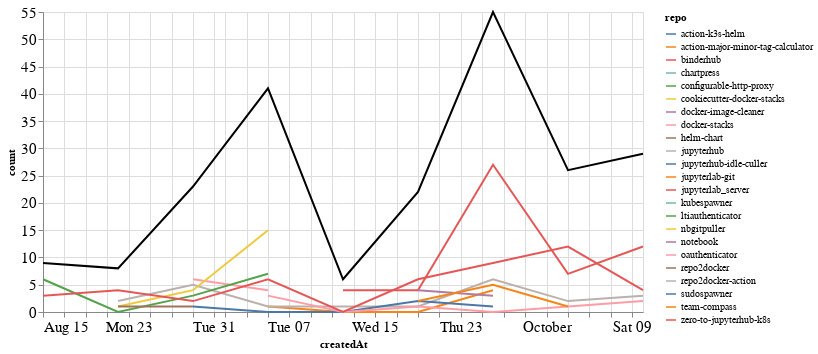

This figure's notebook cell:
### Markdown cell above
### Comments

### Code cell
comments_time = comments.groupby('repo').resample('W', on='createdAt').count()['author'].reset_index()
comments_time = comments_time.rename(columns={'author': 'count'})
comments_time_total = comments_time.groupby('createdAt').agg({"count": "sum"}).reset_index()
ch1 = alt.Chart(comments_time, width=600).mark_line().encode(
    x='createdAt',
    y='count',
    color='repo',
    tooltip="repo"
)

ch2 = alt.Chart(comments_time_total, width=600).mark_line(color="black").encode(
    x='createdAt',
    y='count',
)

ch1 + ch2

### Figure 1 — Vega-Lite specification as saved in the notebook (floating-point values rounded to 4 significant figures)
{"config": {"axisLeft": {"labelFontSize": 15}, "axisBottom": {"labelFontSize": 15}}, "layer": [{"data": {"name": "data-a65699c5e0e4a4c9cc6612080fd3e579"}, "mark": "line", "encoding": {"color": {"type": "nominal", "field": "repo"}, "tooltip": {"type": "nominal", "field": "repo"}, "x": {"type": "temporal", "field": "createdAt"}, "y": {"type": "quantitative", "field": "count"}}, "width": 600}, {"data": {"name": "data-0646004801ea2fe7d2ea2c8f0ea2aae1"}, "mark": {"type": "line", "color": "black"}, "encoding": {"x": {"type": "temporal", "field": "createdAt"}, "y": {"type": "quantitative", "field": "count"}}, "width": 600}], "$schema": "https://vega.github.io/schema/vega-lite/v4.8.1.json", "datasets": {"data-a65699c5e0e4a4c9cc6612080fd3e579": [{"repo": "action-k3s-helm", "createdAt": "2021-10-10T00:00:00", "count": 5}, {"repo": "action-major-minor-tag-calculator", "createdAt": "2021-09-05T00:00:00", "count": 1}, {"repo": "action-major-minor-tag-calculator", "createdAt": "2021-09-12T00:00:00", "count": 0}, {"repo": "action-major-minor-tag-calculator", "createdAt": "2021-09-19T00:00:00", "count": 0}, {"repo": "action-major-minor-tag-calculator", "createdAt": "2021-09-26T00:00:00", "count": 4}, {"repo": "binderhub", "createdAt": "2021-09-12T00:00:00", "count": 4}, {"repo": "binderhub", "createdAt": "2021-09-19T00:00:00", "count": 4}, {"repo": "binderhub", "createdAt": "2021-09-26T00:00:00", "count": 27}, {"repo": "binderhub", "createdAt": "2021-10-03T00:00:00", "count": 7}, {"repo": "binderhub", "createdAt": "2021-10-10T00:00:00", "count": 12}, {"repo": "chartpress", "createdAt": "2021-09-05T00:00:00", "count": 2}, {"repo": "configurable-http-proxy", "createdAt": "2021-09-19T00:00:00", "count": 2}, {"repo": "cookiecutter-docker-stacks", "createdAt": "2021-09-05T00:00:00", "count": 1}, {"repo": "docker-image-cleaner", "createdAt": "2021-09-19T00:00:00", "count": 4}, {"repo": "docker-image-cleaner", "createdAt": "2021-09-26T00:00:00", "count": 3}, {"repo": "docker-stacks", "createdAt": "2021-08-29T00:00:00", "count": 6}, {"repo": "docker-stacks", "createdAt": "2021-09-05T00:00:00", "count": 4}, {"repo": "helm-chart", "createdAt": "2021-10-10T00:00:00", "count": 1}, {"repo": "jupyterhub", "createdAt": "2021-08-22T00:00:00", "count": 2}, {"repo": "jupyterhub", "createdAt": "2021-08-29T00:00:00", "count": 5}, {"repo": "jupyterhub", "createdAt": "2021-09-05T00:00:00", "count": 1}, {"repo": "jupyterhub", "createdAt": "2021-09-12T00:00:00", "count": 1}, {"repo": "jupyterhub", "createdAt": "2021-09-19T00:00:00", "count": 1}, {"repo": "jupyterhub", "createdAt": "2021-09-26T00:00:00", "count": 6}, {"repo": "jupyterhub", "createdAt": "2021-10-03T00:00:00", "count": 2}, {"repo": "jupyterhub", "createdAt": "2021-10-10T00:00:00", "count": 3}, {"repo": "jupyterhub-idle-culler", "createdAt": "2021-08-29T00:00:00", "count": 1}, {"repo": "jupyterhub-idle-culler", "createdAt": "2021-09-05T00:00:00", "count": 0}, {"repo": "jupyterhub-idle-culler", "createdAt": "2021-09-12T00:00:00", "count": 0}, {"repo": "jupyterhub-idle-culler", "createdAt": "2021-09-19T00:00:00", "count": 2}, {"repo": "jupyterhub-idle-culler", "createdAt": "2021-09-26T00:00:00", "count": 1}, {"repo": "jupyterlab-git", "createdAt": "2021-10-03T00:00:00", "count": 2}, {"repo": "jupyterlab_server", "createdAt": "2021-10-03T00:00:00", "count": 1}, {"repo": "kubespawner", "createdAt": "2021-10-10T00:00:00", "count": 2}, {"repo": "ltiauthenticator", "createdAt": "2021-08-15T00:00:00", "count": 6}, {"repo": "ltiauthenticator", "createdAt": "2021-08-22T00:00:00", "count": 0}, {"repo": "ltiauthenticator", "createdAt": "2021-08-29T00:00:00", "count": 3}, {"repo": "ltiauthenticator", "createdAt": "2021-09-05T00:00:00", "count": 7}, {"repo": "nbgitpuller", "createdAt": "2021-08-22T00:00:00", "count": 1}, {"repo": "nbgitpuller", "createdAt": "2021-08-29T00:00:00", "count": 4}, {"repo": "nbgitpuller", "createdAt": "2021-09-05T00:00:00", "count": 15}, {"repo": "notebook", "createdAt": "2021-08-29T00:00:00", "count": 1}, {"repo": "oauthenticator", "createdAt": "2021-09-05T00:00:00", "count": 3}, {"repo": "oauthenticator", "createdAt": "2021-09-12T00:00:00", "count": 0}, {"repo": "oauthenticator", "createdAt": "2021-09-19T00:00:00", "count": 1}, {"repo": "oauthenticator", "createdAt": "2021-09-26T00:00:00", "count": 0}, {"repo": "oauthenticator", "createdAt": "2021-10-03T00:00:00", "count": 1}, {"repo": "oauthenticator", "createdAt": "2021-10-10T00:00:00", "count": 2}, {"repo": "repo2docker", "createdAt": "2021-08-22T00:00:00", "count": 1}, {"repo": "repo2docker", "createdAt": "2021-08-29T00:00:00", "count": 1}, {"repo": "repo2docker-action", "createdAt": "2021-09-05T00:00:00", "count": 1}, {"repo": "sudospawner", "createdAt": "2021-09-12T00:00:00", "count": 1}, {"repo": "team-compass", "createdAt": "2021-09-19T00:00:00", "count": 2}, {"repo": "team-compass", "createdAt": "2021-09-26T00:00:00", "count": 5}, {"repo": "team-compass", "createdAt": "2021-10-03T00:00:00", "count": 1}, {"repo": "zero-to-jupyterhub-k8s", "createdAt": "2021-08-15T00:00:00", "count": 3}, {"repo": "zero-to-jupyterhub-k8s", "createdAt": "2021-08-22T00:00:00", "count": 4}, {"repo": "zero-to-jupyterhub-k8s", "createdAt": "2021-08-29T00:00:00", "count": 2}, {"repo": "zero-to-jupyterhub-k8s", "createdAt": "2021-09-05T00:00:00", "count": 6}, {"repo": "zero-to-jupyterhub-k8s", "createdAt": "2021-09-12T00:00:00", "count": 0}, {"repo": "zero-to-jupyterhub-k8s", "createdAt": "2021-09-19T00:00:00", "count": 6}, {"repo": "zero-to-jupyterhub-k8s", "createdAt": "2021-09-26T00:00:00", "count": 9}, {"repo": "zero-to-jupyterhub-k8s", "createdAt": "2021-10-03T00:00:00", "count": 12}, {"repo": "zero-to-jupyterhub-k8s", "createdAt": "2021-10-10T00:00:00", "count": 4}], "data-0646004801ea2fe7d2ea2c8f0ea2aae1": [{"createdAt": "2021-08-15T00:00:00", "count": 9}, {"createdAt": "2021-08-22T00:00:00", "count": 8}, {"createdAt": "2021-08-29T00:00:00", "count": 23}, {"createdAt": "2021-09-05T00:00:00", "count": 41}, {"createdAt": "2021-09-12T00:00:00", "count": 6}, {"createdAt": "2021-09-19T00:00:00", "count": 22}, {"createdAt": "2021-09-26T00:00:00", "count": 55}, {"createdAt": "2021-10-03T00:00:00", "count": 26}, {"createdAt": "2021-10-10T00:00:00", "count": 29}]}}
